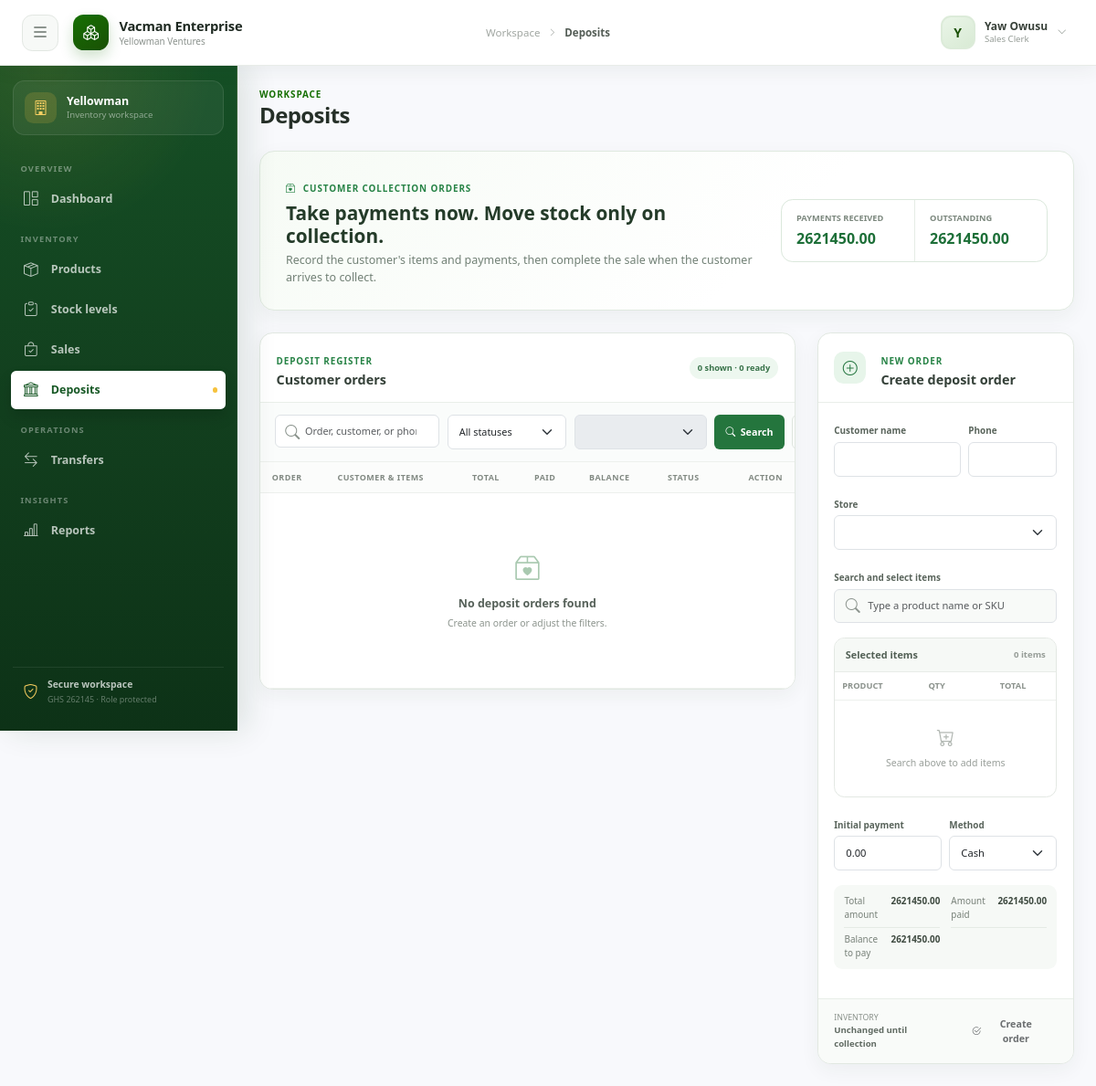
The page /deposits.php (signed in) on the database as committed earlier.
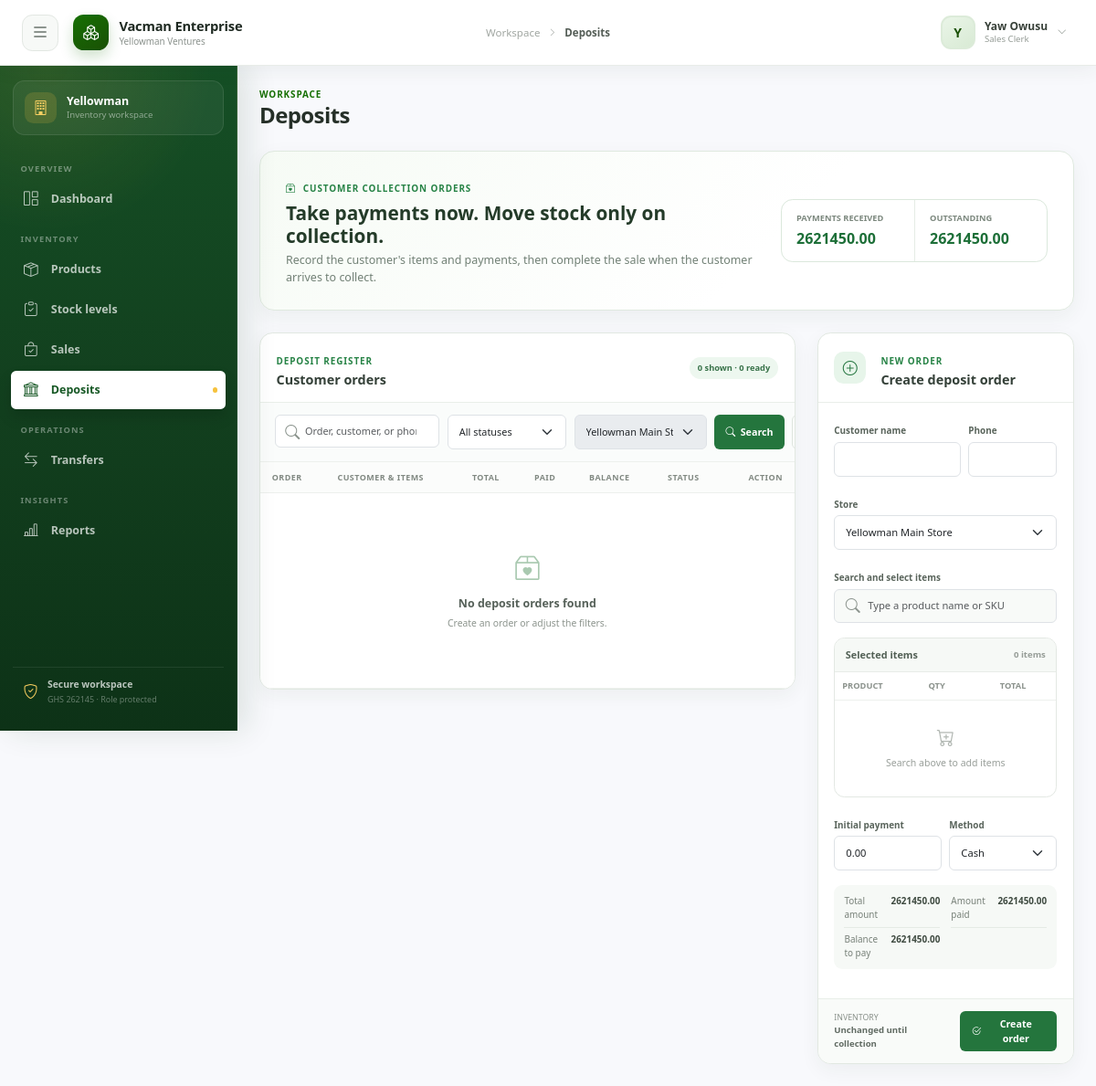
The same page on the database as committed later.
### tables this page shows
CREATE TABLE IF NOT EXISTS `users` (
  `id` int(11) NOT NULL AUTO_INCREMENT,
  `username` varchar(50) NOT NULL,
  `password` varchar(255) NOT NULL,
  `full_name` varchar(100) NOT NULL,
  `email` varchar(100) DEFAULT NULL,
  `phone` varchar(20) DEFAULT NULL,
  `photo` varchar(255) DEFAULT NULL,
  `role` enum('admin','manager','mini_manager','cashier','warehouse','sales_clerk','staff') NOT NULL DEFAULT 'sales_clerk',
  `roles` varchar(255) DEFAULT NULL,
  `store_id` int(11) DEFAULT NULL,
  `status` enum('active','frozen') NOT NULL DEFAULT 'active',
  `created_at` timestamp NOT NULL DEFAULT current_timestamp(),
  `updated_at` timestamp NOT NULL DEFAULT current_timestamp() ON UPDATE current_timestamp(),
  PRIMARY KEY (`id`),
  UNIQUE KEY `username` (`username`),
  KEY `idx_username` (`username`),
  KEY `idx_role` (`role`),
  KEY `store_id` (`store_id`),
  KEY `idx_user_status` (`status`)
);

CREATE TABLE IF NOT EXISTS `stores` (
  `id` int(11) NOT NULL AUTO_INCREMENT,
  `name` varchar(100) NOT NULL,
  `location` varchar(255) NOT NULL,
  `address` text DEFAULT NULL,
  `contact_phone` varchar(20) DEFAULT NULL,
  `manager_id` int(11) DEFAULT NULL,
  `status` enum('active','inactive') DEFAULT 'active',
  `created_at` timestamp NOT NULL DEFAULT current_timestamp(),
  `updated_at` timestamp NOT NULL DEFAULT current_timestamp() ON UPDATE current_timestamp(),
  PRIMARY KEY (`id`),
  KEY `manager_id` (`manager_id`),
  KEY `idx_status` (`status`)
);

### includes/functions.php (called while the page is built, shortened)
<?php
function e(?string $value): string
{
    return htmlspecialchars($value ?? '', ENT_QUOTES, 'UTF-8');
}
function old(array $source, string $key, string $default = ''): string
{
    return e((string) ($source[$key] ?? $default));
}

### includes/auth.php (called while the page is built, shortened)
<?php
function current_user(): ?array
{
    return $_SESSION['user'] ?? null;
}
function is_role(string ...$roles): bool
{
    $user = current_user();
    $assignedRoles = $user['roles'] ?? [$user['role'] ?? ''];
    return (bool) array_intersect($roles, $assignedRoles);
}
function require_login(): void
{
    $stmt = db()->prepare('SELECT status, role, roles, store_id FROM users WHERE id = ?');
    $stmt->execute([(int) current_user()['id']]);
}
function require_role(string ...$roles): void
{
    require_login();
}

### includes/db.php (called while the page is built)
<?php
function db(): PDO
{
    static $pdo = null;
    if ($pdo instanceof PDO) {
        return $pdo;
    }
    try {
        $dsn = 'mysql:host=' . DB_HOST . ';dbname=' . DB_NAME . ';charset=utf8mb4';
        $pdo = new PDO($dsn, DB_USER, DB_PASS, [
            PDO::ATTR_ERRMODE => PDO::ERRMODE_EXCEPTION,
            PDO::ATTR_DEFAULT_FETCH_MODE => PDO::FETCH_ASSOC,
            PDO::ATTR_EMULATE_PREPARES => false,
        ]);
        $offsetSeconds = (new DateTimeImmutable('now'))->getOffset();
        $offsetSign = $offsetSeconds < 0 ? '-' : '+';
        $offsetSeconds = abs($offsetSeconds);
        $mysqlOffset = sprintf('%s%02d:%02d', $offsetSign, intdiv($offsetSeconds, 3600), intdiv($offsetSeconds % 3600, 60));
        $pdo->exec('SET time_zone = ' . $pdo->quote($mysqlOffset));
        return $pdo;
    } catch (PDOException $e) {
        error_log('Database connection failed: ' . $e->getMessage());
        if (!headers_sent()) {
            http_response_code(500);
        }
        require ROOT_PATH . '/errors/500.php';
        exit;
    }
}

### deposits.php (the view, shortened to what the rows shown need)
<?php
require_role('admin', 'manager', 'mini_manager', 'cashier', 'sales_clerk');
$pdo = db();
$canViewAllStores = is_role('admin', 'manager');
$assignedStoreId = $canViewAllStores ? 0 : (int) (current_user()['store_id'] ?? 0);
$storeSql = "SELECT id, name FROM stores WHERE status = 'active'" . (!$canViewAllStores ? ' AND id = ' . $assignedStoreId : '') . ' ORDER BY name';
$stores = $pdo->query($storeSql)->fetchAll();
$storeFilter = $canViewAllStores ? (int) ($_GET['store_id'] ?? 0) : $assignedStoreId;
require __DIR__ . '/includes/header.php';
?>
<section class="deposit-hero mb-4">
  <div><h2>Take payments now. Move stock only on collection.</h2></div>
</section>
<div class="row g-4 align-items-start">
  <div class="col-xl-8">
    <section class="deposit-panel">
      <form class="deposit-filters" method="GET"><div class="deposit-search"><i class="bi bi-search"></i><input class="form-control" type="search" name="q" value="<?= old($_GET, 'q') ?>" placeholder="Order, customer, or phone"></div><select class="form-select" name="status"><option value="all"></option></select><select class="form-select" name="store_id" <?= !$canViewAllStores ? 'disabled' : '' ?>><?php foreach ($stores as $store): ?><option value="<?= (int) $store['id'] ?>" <?= $storeFilter === (int) $store['id'] ? 'selected' : '' ?>><?= e($store['name']) ?></option><?php endforeach; ?></select><button class="btn deposit-filter-button"><i class="bi bi-search"></i>Search</button><a class="btn deposit-clear-button" href="deposits.php"></a></form>
      <div class="table-responsive deposit-table-wrap"><table class="table deposit-table align-middle mb-0"><thead><tr><th>Order</th><th>Customer & items</th><th>Total</th><th>Paid</th><th>Balance</th><th>Status</th><th class="text-end">Action</th></tr></thead></table></div>
    </section>
  </div>
  <div class="col-xl-4"><section class="deposit-form-panel"><form method="POST" id="depositOrderForm"><div class="deposit-form-body">
    <div class="sales-cart mb-3"><div class="table-responsive"><table class="table sales-cart-table align-middle mb-0"><thead><tr><th>Product</th><th>Qty</th><th class="text-end">Total</th><th></th></tr></thead></table></div></div>
  </div></form></section></div>
</div>
<?php
require __DIR__ . '/includes/footer.php';
?>

Rows that differ between the two databases and show on the page:
now on this page (row edited): users: store_id "Yellowman Main Store"
Other text that changed with them:
form field store_id: (not shown) → "Yellowman Main Store"
